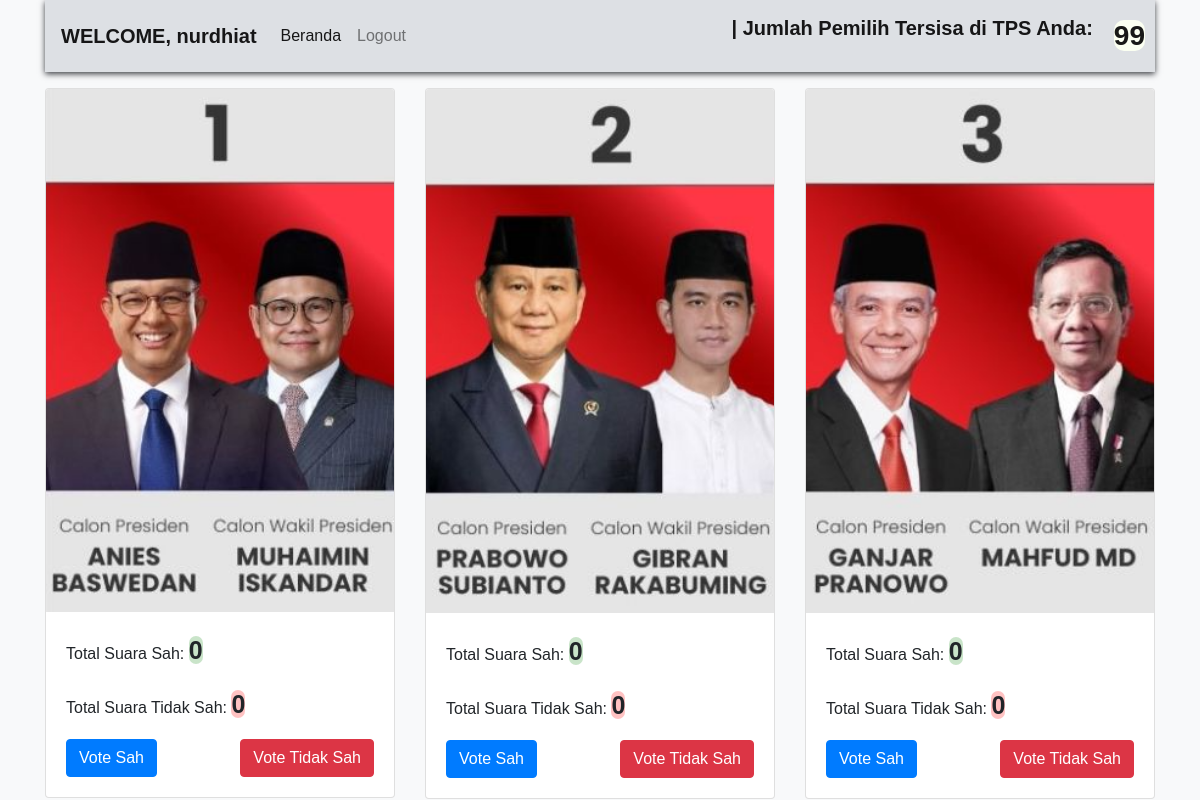
Screenshot of /dashboard.php (signed in) with the database file from the repository.
### tables this page shows
CREATE TABLE `jumlah_suara` (
  `id` int(11) NOT NULL,
  `Jumlah_pemilih` decimal(32,0) DEFAULT NULL,
  `Metode` varchar(50) DEFAULT NULL,
  `Lokasi` varchar(50) DEFAULT NULL
);

CREATE TABLE `kandidat` (
  `id` int(11) NOT NULL,
  `nama` varchar(100) NOT NULL,
  `partai_id` int(11) DEFAULT NULL,
  `foto` varchar(255) DEFAULT NULL
);

### dashboard.php (the view, shortened to what this page needs)
<?php
include 'db.php';
$userTpsNo = $_SESSION['tps_no'];
$jumlahPemilihQuery = "SELECT Jumlah_pemilih FROM jumlah_suara WHERE Metode = ?";
$stmt = $conn->prepare($jumlahPemilihQuery);
$stmt->bind_param("s", $userTpsNo);
$stmt->execute();
$jumlahPemilihResult = $stmt->get_result();
$jumlahPemilihRow = $jumlahPemilihResult->fetch_assoc();
$jumlahPemilih = isset($jumlahPemilihRow['Jumlah_pemilih']) ? $jumlahPemilihRow['Jumlah_pemilih'] : 'Data tidak ditemukan';
$kandidatQuery = "SELECT kandidat.id, kandidat.nama, kandidat.foto,
                  SUM(CASE WHEN suara.is_valid = 1 THEN 1 ELSE 0 END) AS total_suara_sah,
                  SUM(CASE WHEN suara.is_valid = 0 THEN 1 ELSE 0 END) AS total_suara_tidak_sah
                  FROM kandidat
                  LEFT JOIN suara ON kandidat.id = suara.kandidat_id AND suara.tps_no = ?
                  GROUP BY kandidat.id";
$stmt = $conn->prepare($kandidatQuery);
$stmt->bind_param("s", $userTpsNo);
$stmt->execute();
$kandidatResult = $stmt->get_result();
?>
<!DOCTYPE html>
<html lang="en">
<head>
    <link href="https://stackpath.bootstrapcdn.com/bootstrap/4.5.2/css/bootstrap.min.css" rel="stylesheet">
</head>
<body>
<div class="container">
    <nav class="navbar navbar-expand-lg navbar-light bg-light">
        <a class="navbar-brand" href="dashboard.php">WELCOME, <?= htmlspecialchars($_SESSION['name']); ?></a>
        <div class="collapse navbar-collapse" id="navbarNavAltMarkup">
            <div class="navbar-nav">
                <a class="nav-item nav-link active" href="#">Beranda <span class="sr-only">(current)</span></a>
                <a class="nav-item nav-link logout-link" href="logout.php">Logout</a>
            </div>
             </div>
                <p class="navbar-brand">
        | Jumlah Pemilih Tersisa di TPS Anda: </p>
                <span class="navbar-text"><strong><h3 style="display: inline;"><b style="
    color: #181817;
    background: #fbfff1;
    border-radius: 10px;
"><?= $jumlahPemilih; ?></b></h3></strong>
                </span>
    </nav>
    <div class="row">
        <?php while ($row = $kandidatResult->fetch_assoc()): ?>
            <div class="col-md-4" id="card-kandidat-<?= $row['id']; ?>">
                <div class="card">
                    <img src="images/<?= $row['foto']; ?>" class="card-img-top" alt="<?= htmlspecialchars($row['nama']); ?>">
                    <div class="card-body">
                        <p>Total Suara Sah: <span style="background-color: #00800036;font-size: 25px;font-weight: 800;border-radius: 18px;"><?= $row['total_suara_sah']; ?></span></p>
                             <p>Total Suara Tidak Sah: <span style="background-color: #ff00003d;font-size: 25px;font-weight: 800;border-radius: 18px;"><?= $row['total_suara_tidak_sah']; ?></span></p>
                        <div class="d-flex justify-content-between">
                            <button class="btn btn-primary" onClick="submitVote('kandidat', <?= $row['id']; ?>, true)">Vote Sah</button>
                              <button class="btn btn-danger" onClick="submitVote('kandidat', <?= $row['id']; ?>, false)">Vote Tidak Sah</button>
                        </div>
                    </div>
                </div>
            </div>
        <?php endwhile; ?>
    </div>
    </div>
</body>
</html>

### dashboard.php (style rules this page uses)
body { background-color: #f8f9fa; font-family: Arial, sans-serif; }
.bg-light { background-color: rgb(170 178 187 / 35%) !important; }
.navbar { margin-bottom: 16px; box-shadow: 0 2px 6px #3b3e43; }
.navbar-brand { font-weight: bold; }
.navbar-text { font-size: 0.9rem; margin-right: -11px; background: #fffefe00; border-radius: 0px; padding: 5px; box-shadow: inset 0px -1px 20px 20px #d39e0000; }
.logout-link { margin-left: auto; }

### rows the page displays
jumlah_suara: Jumlah_pemilih "99"
kandidat: foto (picture), total_suara_sah "0", total_suara_tidak_sah "0"
kandidat: foto (picture), total_suara_sah "0", total_suara_tidak_sah "0"
kandidat: foto (picture), total_suara_sah "0", total_suara_tidak_sah "0"

### other values shown
$_SESSION['name'] "nurdhiat"
